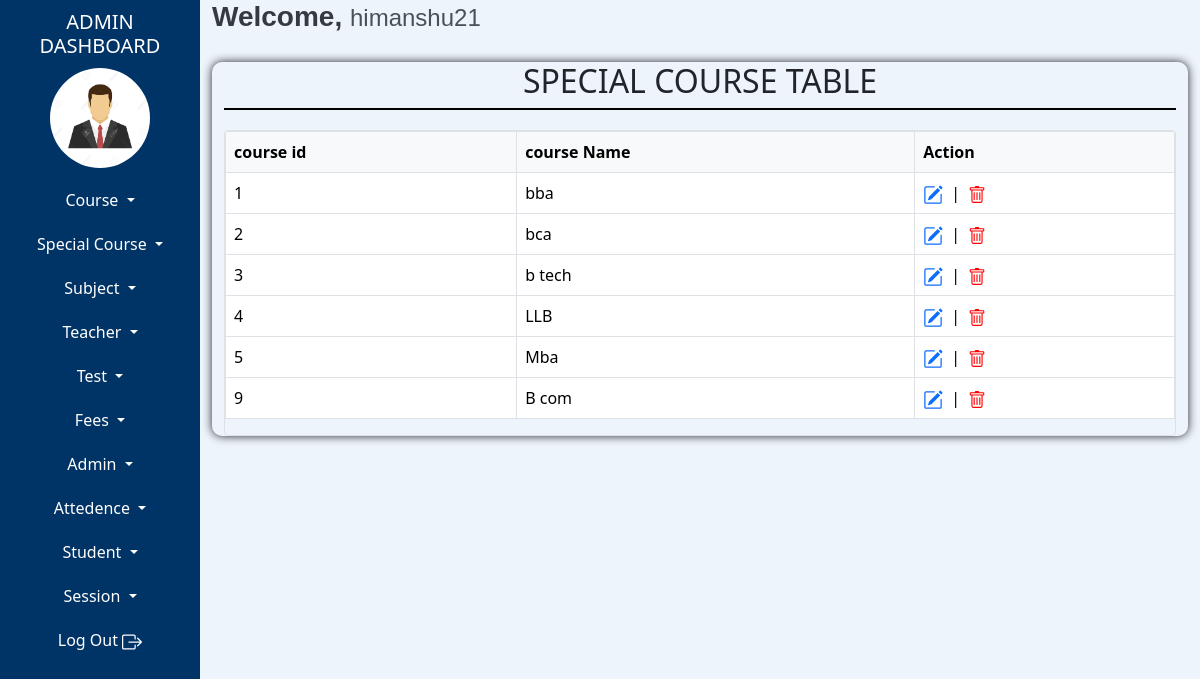
Screenshot of /teacher/special-course-table.php (signed in) with the database file from the repository.
### tables this page shows
CREATE TABLE `tblcourse` (
  `courseId` int(10) NOT NULL AUTO_INCREMENT,
  `courseName` varchar(100) NOT NULL,
  `courseDuration` varchar(10) NOT NULL,
  `sessionId` int(10) NOT NULL,
  PRIMARY KEY (`courseId`)
);

### teacher/fun-specialchar.php (called while the page is built)
<?php
function textSafe($text)
{
    return htmlspecialchars($text, ENT_QUOTES, 'UTF-8');
}
?>

### teacher/special-course-table.php (the view, shortened to what this page needs)
<?php
include "admin-dashboard-top.php";
include "admin-dashboard-content.php";
include "fun-specialchar.php";
$query="SELECT * FROM tblCourse";
$stmt=$conn->prepare($query);
$stmt->execute();
?>
    <link href="https://cdn.jsdelivr.net/npm/bootstrap@5.3.3/dist/css/bootstrap.min.css" rel="stylesheet">
  </head>
<body>
<div class="container-fluid">
    <div class="row">
        <div class="tbl-content">
            <div class="tbl-heading">
            <h2>SPECIAL COURSE TABLE</h2>
            </div>
            <table class="table table-hover table-bordered">
              <thead>
                <tr>
                  <th scope="col">course id</th>
                  <th scope="col">course Name</th>
                  <th scope="col">Action</th>
                </tr>
              </thead>
              <tbody>
                <?php
                    while($result=$stmt->fetch())
                    {
                ?>
                    <tr>
                    <td><?php echo $result['courseId']; ?></td>
                     <td><?php echo textSafe($result['courseName']); ?></td>
                    <td>
                        <div style="display: flex; align-items: center; gap: 8px;">
                            <a href="manage-student.php?studentId=<?php echo $result['studentId']; ?>">
                            </a>
                            <span>|</span>
                            <a href="delete-student.php?studentId=<?php echo $result['studentId']; ?>" style="color: red; text-decoration: none;">
                            </a>
                        </div>
                    </td>
                </tr>
                <?php
                }
                ?>
              </tbody>
            </table>
        </div>
    </div>
</div>
</body>
</div>
</div>
<?php
    include "admin-dashboard-footer.php";
?>

### admin/admin-dashboard-content.php (shortened to what this page needs)
<link href="https://cdn.jsdelivr.net/npm/bootstrap@5.3.3/dist/css/bootstrap.min.css" rel="stylesheet">
  </head>
  <body>
    <div class="container-fluid">
        <div class="row">
            <div class="col-md-2  left-side">
                <div class="heading">
                    <h5>ADMIN DASHBOARD</h5>
                </div>
                <div class="image">
                    <a href="admin-dashboard.php">
                    <?php
                        $query = "select * from tbladmin where adminId=:adminId";
                        $stmt=$conn->prepare($query);
                        $stmt->bindParam(":adminId",$adminId);
                        $stmt->execute();
                        $result = $stmt->fetch();
                        if (!empty($result['picture']))
                        {
                        	echo '<img src="'.$result['picture'].'" style=" height: 100px;" />';
                        }
                        else
                        {
                        	if ($result['adminGender'] == '1')
                        	{
                        		echo '<img src="images/female-logo.jpg" alt="Male" style="height: 100px; width: 100px;" />';
                        	}
                        	elseif ($result['adminGender'] == '2')
                        	{
                        		echo '<img src="images/male-logo.jpg" alt="Female" style="height: 100px; width: 100px;" />';
                        	}
                        }
                    ?>
                    </a>
                </div>
                <div class="buttons">
                    <div class="dropdown ">
                      <button class="btn dropdown-toggle w-100 nav-link left-btn" type="button" data-bs-toggle="dropdown" aria-expanded="false">
                        Course
                      </button>
                    </div>
                    <div class="dropdown ">
                      <button class="btn dropdown-toggle w-100 nav-link left-btn" type="button" data-bs-toggle="dropdown" aria-expanded="false">
                        Special Course
                      </button>
                    </div>
                    <div class="dropdown ">
                      <button class="btn dropdown-toggle w-100 nav-link left-btn" type="button" data-bs-toggle="dropdown" aria-expanded="false">
                        Subject
                      </button>
                    </div>
                    <div class="dropdown ">
                      <button class="btn dropdown-toggle w-100 nav-link left-btn" type="button" data-bs-toggle="dropdown" aria-expanded="false">
                        Teacher
                      </button>
                    </div>
                    <div class="dropdown ">
                      <button class="btn dropdown-toggle w-100 nav-link left-btn" type="button" data-bs-toggle="dropdown" aria-expanded="false">
                        Test
                      </button>
                    </div>
                    <div class="dropdown ">
                      <button class="btn dropdown-toggle w-100 nav-link left-btn" type="button" data-bs-toggle="dropdown" aria-expanded="false">
                        Fees
                      </button>
                    </div>
                    <div class="dropdown ">
                      <button class="btn dropdown-toggle w-100 nav-link left-btn" type="button" data-bs-toggle="dropdown" aria-expanded="false">
                        Admin
                      </button>
                    </div>
                    <div class="dropdown ">
                      <button class="btn dropdown-toggle w-100 nav-link left-btn" type="button" data-bs-toggle="dropdown" aria-expanded="false">
                        Attedence
                      </button>
                    </div>
                    <div class="dropdown ">
                      <button class="btn dropdown-toggle w-100 nav-link left-btn" type="button" data-bs-toggle="dropdown" aria-expanded="false">
                        Student
                      </button>
                    </div>
                    <div class="dropdown ">
                      <button class="btn dropdown-toggle w-100 nav-link left-btn" type="button" data-bs-toggle="dropdown" aria-expanded="false">
                        Session
                      </button>
                    </div>
                    <a href="logout-admin.php" class="btn left-btn w-100 nav-link">
                        Log Out
                    </a>
                </div>
            </div>
            <div class="col-md-10 col-sm-10 right-side">
                <div>
                    <h3 class="welcome-text">Welcome, <span class="admin-name"><?php echo $result['adminName']; ?></span></h3>
                </div>

### admin/admin-dashboard-content.php (style rules this page uses)
.left-side { background-color:#003366; color:white; height:200vh; }
.heading { text-align:center; margin:10px auto; }
.image { display:flex; justify-content:center; }
.image img { border-radius:60px; }
.left-btn { color:white; transition: background-color 0.3s ease; margin-top:20px; }
.right-side { background-color:#edf4fb; }
.welcome-text { font-family: 'Poppins', sans-serif; font-size: 28px; font-weight: 600; color: #343a40; }
.admin-name { font-family: 'Montserrat', sans-serif; font-size: 24px; font-weight: 400; color: #495057; }

### teacher/special-course-table.php (style rules this page uses)
.tbl-heading { text-align:center; border-bottom:2px solid black; margin-bottom:20px; }
.tbl-content { box-shadow:0 0 10px; margin-top:20px; border-radius:10px; }

### admin/admin-dashboard-footer.php (style rules this page uses)
.table-responsive .table thead th { position: sticky; top: 0; z-index: 10; background-color: #f8f9fa; box-shadow: 0 2px 2px -1px rgba(0,0,0,0.4); }

### rows the page displays
tblcourse: courseId "1", courseName "bba"
tblcourse: courseId "2", courseName "bca"
tblcourse: courseId "3", courseName "b tech"
tblcourse: courseId "4", courseName "LLB"
tblcourse: courseId "5", courseName "Mba"
tblcourse: courseId "9", courseName "B com"

### other values shown
$result['adminName'] "himanshu21"
